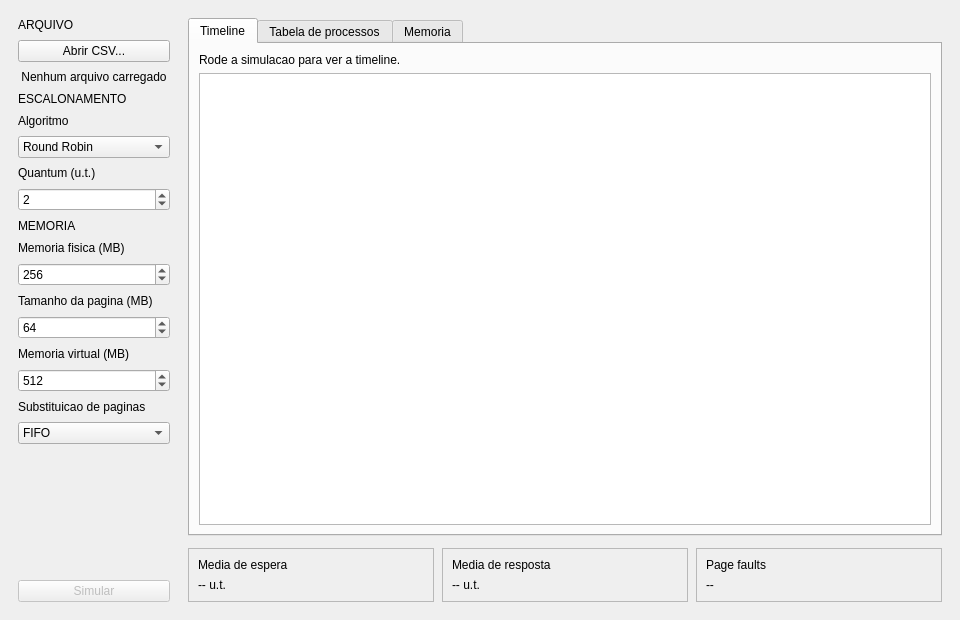
<?xml version="1.0" encoding="UTF-8"?>
<ui version="4.0">
 <class>MainWindow</class>
 <widget class="QMainWindow" name="MainWindow">
  <property name="geometry">
   <rect><x>0</x><y>0</y><width>960</width><height>620</height></rect>
  </property>
  <property name="windowTitle">
   <string>Simulador de SO</string>
  </property>
  <widget class="QWidget" name="centralwidget">
   <layout class="QHBoxLayout" name="layoutPrincipal">
    <property name="spacing"><number>0</number></property>
    <property name="contentsMargins">
     <number>0</number><number>0</number><number>0</number><number>0</number>
    </property>
    <item>
     <widget class="QWidget" name="painelEsq">
      <property name="minimumWidth"><number>220</number></property>
      <property name="maximumWidth"><number>220</number></property>
      <layout class="QVBoxLayout" name="layoutEsq">
       <property name="spacing"><number>8</number></property>
       <property name="contentsMargins">
        <number>14</number><number>14</number><number>14</number><number>14</number>
       </property>
       <item>
        <widget class="QLabel" name="secaoArquivo">
         <property name="text"><string>ARQUIVO</string></property>
        </widget>
       </item>
       <item>
        <widget class="QPushButton" name="btnAbrirCSV">
         <property name="text"><string>Abrir CSV...</string></property>
         <property name="minimumHeight"><number>52</number></property>
        </widget>
       </item>
       <item>
        <widget class="QLabel" name="labelArquivo">
         <property name="text"><string>Nenhum arquivo carregado</string></property>
         <property name="alignment"><set>Qt::AlignCenter</set></property>
         <property name="wordWrap"><bool>true</bool></property>
        </widget>
       </item>
       <item>
        <widget class="QLabel" name="secaoEscalonamento">
         <property name="text"><string>ESCALONAMENTO</string></property>
        </widget>
       </item>
       <item>
        <widget class="QLabel" name="labelAlgoritmo">
         <property name="text"><string>Algoritmo</string></property>
        </widget>
       </item>
       <item>
        <widget class="QComboBox" name="comboEscalonamento">
         <item><property name="text"><string>Round Robin</string></property></item>
         <item><property name="text"><string>SJF Preemptivo</string></property></item>
         <item><property name="text"><string>Prioridade Preemptiva</string></property></item>
        </widget>
       </item>
       <item>
        <widget class="QLabel" name="labelQuantum">
         <property name="text"><string>Quantum (u.t.)</string></property>
        </widget>
       </item>
       <item>
        <widget class="QSpinBox" name="spinQuantum">
         <property name="minimum"><number>1</number></property>
         <property name="maximum"><number>20</number></property>
         <property name="value"><number>2</number></property>
        </widget>
       </item>
       <item>
        <widget class="QLabel" name="secaoMemoria">
         <property name="text"><string>MEMORIA</string></property>
        </widget>
       </item>
       <item>
        <widget class="QLabel" name="labelMemFisica">
         <property name="text"><string>Memoria fisica (MB)</string></property>
        </widget>
       </item>
       <item>
        <widget class="QSpinBox" name="spinMemFisica">
         <property name="minimum"><number>64</number></property>
         <property name="maximum"><number>4096</number></property>
         <property name="singleStep"><number>64</number></property>
         <property name="value"><number>256</number></property>
        </widget>
       </item>
       <item>
        <widget class="QLabel" name="labelTamPagina">
         <property name="text"><string>Tamanho da pagina (MB)</string></property>
        </widget>
       </item>
       <item>
        <widget class="QSpinBox" name="spinTamPagina">
         <property name="minimum"><number>4</number></property>
         <property name="maximum"><number>256</number></property>
         <property name="singleStep"><number>4</number></property>
         <property name="value"><number>64</number></property>
        </widget>
       </item>
       <item>
        <widget class="QLabel" name="labelMemVirtual">
         <property name="text"><string>Memoria virtual (MB)</string></property>
        </widget>
       </item>
       <item>
        <widget class="QSpinBox" name="spinMemVirtual">
         <property name="minimum"><number>128</number></property>
         <property name="maximum"><number>8192</number></property>
         <property name="singleStep"><number>64</number></property>
         <property name="value"><number>512</number></property>
        </widget>
       </item>
       <item>
        <widget class="QLabel" name="labelSubstituicao">
         <property name="text"><string>Substituicao de paginas</string></property>
        </widget>
       </item>
       <item>
        <widget class="QComboBox" name="comboSubstituicao">
         <item><property name="text"><string>FIFO</string></property></item>
         <item><property name="text"><string>LRU</string></property></item>
         <item><property name="text"><string>Otimo</string></property></item>
        </widget>
       </item>
       <item>
        <spacer name="spacerV">
         <property name="orientation"><enum>Qt::Vertical</enum></property>
         <property name="sizeHint" stdset="0">
          <size><width>20</width><height>40</height></size>
         </property>
        </spacer>
       </item>
       <item>
        <widget class="QPushButton" name="btnSimular">
         <property name="text"><string>Simular</string></property>
         <property name="minimumHeight"><number>36</number></property>
         <property name="enabled"><bool>false</bool></property>
        </widget>
       </item>
      </layout>
     </widget>
    </item>
    <item>
     <widget class="QWidget" name="painelDir">
      <layout class="QVBoxLayout" name="layoutDir">
       <property name="spacing"><number>12</number></property>
       <property name="contentsMargins">
        <number>14</number><number>14</number><number>14</number><number>14</number>
       </property>
       <item>
        <widget class="QTabWidget" name="tabWidget">
         <property name="currentIndex"><number>0</number></property>
         <widget class="QWidget" name="abaTimeline">
          <attribute name="title"><string>Timeline</string></attribute>
          <layout class="QVBoxLayout">
           <property name="contentsMargins">
            <number>8</number><number>8</number><number>8</number><number>8</number>
           </property>
           <item>
            <widget class="QLabel" name="labelInfoTimeline">
             <property name="text"><string>Rode a simulacao para ver a timeline.</string></property>
            </widget>
           </item>
           <item>
            <widget class="QGraphicsView" name="graphicsTimeline">
             <property name="minimumHeight"><number>180</number></property>
            </widget>
           </item>
          </layout>
         </widget>
         <widget class="QWidget" name="abaTabela">
          <attribute name="title"><string>Tabela de processos</string></attribute>
          <layout class="QVBoxLayout">
           <property name="contentsMargins">
            <number>8</number><number>8</number><number>8</number><number>8</number>
           </property>
           <item>
            <widget class="QTableWidget" name="tabelaProcessos">
             <property name="columnCount"><number>7</number></property>
             <column><property name="text"><string>PID</string></property></column>
             <column><property name="text"><string>Chegada</string></property></column>
             <column><property name="text"><string>Burst</string></property></column>
             <column><property name="text"><string>Inicio</string></property></column>
             <column><property name="text"><string>Fim</string></property></column>
             <column><property name="text"><string>Espera</string></property></column>
             <column><property name="text"><string>Resposta</string></property></column>
            </widget>
           </item>
          </layout>
         </widget>
         <widget class="QWidget" name="abaMemoria">
          <attribute name="title"><string>Memoria</string></attribute>
          <layout class="QVBoxLayout">
           <property name="contentsMargins">
            <number>8</number><number>8</number><number>8</number><number>8</number>
           </property>
           <item>
            <widget class="QTextEdit" name="textoMemoria">
             <property name="readOnly"><bool>true</bool></property>
            </widget>
           </item>
          </layout>
         </widget>
        </widget>
       </item>
       <item>
        <layout class="QHBoxLayout" name="layoutMetricas">
         <property name="spacing"><number>8</number></property>
         <item>
          <widget class="QFrame" name="cardEspera">
           <property name="frameShape"><enum>QFrame::StyledPanel</enum></property>
           <layout class="QVBoxLayout">
            <property name="contentsMargins">
             <number>10</number><number>10</number><number>10</number><number>10</number>
            </property>
            <item>
             <widget class="QLabel" name="labelEsperaDesc">
              <property name="text"><string>Media de espera</string></property>
             </widget>
            </item>
            <item>
             <widget class="QLabel" name="labelEspera">
              <property name="text"><string>-- u.t.</string></property>
             </widget>
            </item>
           </layout>
          </widget>
         </item>
         <item>
          <widget class="QFrame" name="cardResposta">
           <property name="frameShape"><enum>QFrame::StyledPanel</enum></property>
           <layout class="QVBoxLayout">
            <property name="contentsMargins">
             <number>10</number><number>10</number><number>10</number><number>10</number>
            </property>
            <item>
             <widget class="QLabel" name="labelRespostaDesc">
              <property name="text"><string>Media de resposta</string></property>
             </widget>
            </item>
            <item>
             <widget class="QLabel" name="labelResposta">
              <property name="text"><string>-- u.t.</string></property>
             </widget>
            </item>
           </layout>
          </widget>
         </item>
         <item>
          <widget class="QFrame" name="cardFaults">
           <property name="frameShape"><enum>QFrame::StyledPanel</enum></property>
           <layout class="QVBoxLayout">
            <property name="contentsMargins">
             <number>10</number><number>10</number><number>10</number><number>10</number>
            </property>
            <item>
             <widget class="QLabel" name="labelFaultsDesc">
              <property name="text"><string>Page faults</string></property>
             </widget>
            </item>
            <item>
             <widget class="QLabel" name="labelPageFaults">
              <property name="text"><string>--</string></property>
             </widget>
            </item>
           </layout>
          </widget>
         </item>
        </layout>
       </item>
      </layout>
     </widget>
    </item>
   </layout>
  </widget>
 </widget>
</ui>
